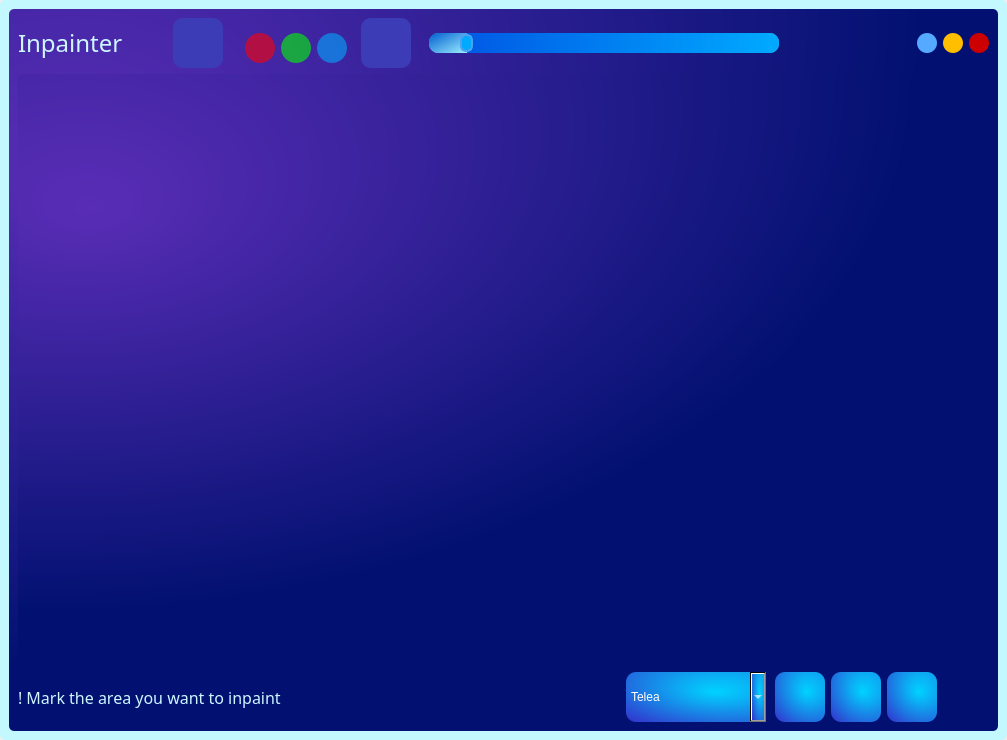
<?xml version="1.0" encoding="UTF-8"?>
<ui version="4.0">
 <class>MainWindow</class>
 <widget class="QMainWindow" name="MainWindow">
  <property name="enabled">
   <bool>true</bool>
  </property>
  <property name="geometry">
   <rect>
    <x>0</x>
    <y>0</y>
    <width>1007</width>
    <height>740</height>
   </rect>
  </property>
  <property name="sizePolicy">
   <sizepolicy hsizetype="Expanding" vsizetype="Expanding">
    <horstretch>0</horstretch>
    <verstretch>0</verstretch>
   </sizepolicy>
  </property>
  <property name="minimumSize">
   <size>
    <width>1007</width>
    <height>740</height>
   </size>
  </property>
  <property name="maximumSize">
   <size>
    <width>1920</width>
    <height>1080</height>
   </size>
  </property>
  <property name="mouseTracking">
   <bool>false</bool>
  </property>
  <property name="focusPolicy">
   <enum>Qt::ClickFocus</enum>
  </property>
  <property name="windowTitle">
   <string>Inpainter</string>
  </property>
  <property name="windowIcon">
   <iconset resource="resources/inpainter_resources.qrc">
    <normaloff>:/icons/brush_icon.png</normaloff>:/icons/brush_icon.png</iconset>
  </property>
  <property name="styleSheet">
   <string notr="true"/>
  </property>
  <widget class="QWidget" name="main_widget">
   <property name="sizePolicy">
    <sizepolicy hsizetype="Fixed" vsizetype="Fixed">
     <horstretch>0</horstretch>
     <verstretch>0</verstretch>
    </sizepolicy>
   </property>
   <property name="styleSheet">
    <string notr="true">background-color: rgb(196, 248, 255);
border-radius: 5px;</string>
   </property>
   <layout class="QGridLayout" name="gridLayout">
    <item row="1" column="0">
     <widget class="QFrame" name="main_frame">
      <property name="sizePolicy">
       <sizepolicy hsizetype="Expanding" vsizetype="Expanding">
        <horstretch>0</horstretch>
        <verstretch>0</verstretch>
       </sizepolicy>
      </property>
      <property name="minimumSize">
       <size>
        <width>987</width>
        <height>720</height>
       </size>
      </property>
      <property name="acceptDrops">
       <bool>false</bool>
      </property>
      <property name="styleSheet">
       <string notr="true">QFrame{
background-color: qradialgradient(spread:pad, cx:0.016, cy:0, radius:0.907, fx:0.075, fy:0.227273, stop:0 rgba(89, 45, 182, 255), stop:1 rgba(2, 17, 113, 255));
}
QLabel{
font-family : &quot;Source Serif Pro SemiBold&quot;;
}
</string>
      </property>
      <property name="frameShape">
       <enum>QFrame::NoFrame</enum>
      </property>
      <property name="frameShadow">
       <enum>QFrame::Raised</enum>
      </property>
      <layout class="QGridLayout" name="gridLayout_2">
       <item row="0" column="35">
        <widget class="QPushButton" name="max_button">
         <property name="sizePolicy">
          <sizepolicy hsizetype="Preferred" vsizetype="Preferred">
           <horstretch>0</horstretch>
           <verstretch>0</verstretch>
          </sizepolicy>
         </property>
         <property name="minimumSize">
          <size>
           <width>20</width>
           <height>20</height>
          </size>
         </property>
         <property name="maximumSize">
          <size>
           <width>20</width>
           <height>20</height>
          </size>
         </property>
         <property name="font">
          <font>
           <family>Source Serif Pro SemiBold</family>
           <pointsize>14</pointsize>
           <weight>75</weight>
           <bold>true</bold>
          </font>
         </property>
         <property name="layoutDirection">
          <enum>Qt::RightToLeft</enum>
         </property>
         <property name="styleSheet">
          <string notr="true">QPushButton{
border-radius: 10px;
color: rgb(255, 191, 0);
background-color: rgb(255, 191, 0);
}
QPushButton:hover{
color:rgb(255, 191, 0);
background-color:rgba(255, 191, 0, 150)
}
QPushButton:pressed{
color:rgba(255, 191, 0, 55);
background-color:rgba(255, 191, 0, 55);
}
</string>
         </property>
         <property name="text">
          <string>¤</string>
         </property>
        </widget>
       </item>
       <item row="1" column="0" colspan="37">
        <widget class="QFrame" name="view_frame">
         <property name="sizePolicy">
          <sizepolicy hsizetype="Expanding" vsizetype="Expanding">
           <horstretch>0</horstretch>
           <verstretch>0</verstretch>
          </sizepolicy>
         </property>
         <property name="minimumSize">
          <size>
           <width>969</width>
           <height>573</height>
          </size>
         </property>
         <property name="mouseTracking">
          <bool>true</bool>
         </property>
         <property name="styleSheet">
          <string notr="true">QScrollBar{
background: rgb(0, 170, 255);
}
</string>
         </property>
         <property name="frameShape">
          <enum>QFrame::NoFrame</enum>
         </property>
         <property name="frameShadow">
          <enum>QFrame::Plain</enum>
         </property>
        </widget>
       </item>
       <item row="0" column="0">
        <widget class="QLabel" name="title_label">
         <property name="sizePolicy">
          <sizepolicy hsizetype="Preferred" vsizetype="Preferred">
           <horstretch>0</horstretch>
           <verstretch>0</verstretch>
          </sizepolicy>
         </property>
         <property name="minimumSize">
          <size>
           <width>150</width>
           <height>21</height>
          </size>
         </property>
         <property name="maximumSize">
          <size>
           <width>197</width>
           <height>56</height>
          </size>
         </property>
         <property name="font">
          <font>
           <family>Fira Code SemiBold</family>
           <pointsize>18</pointsize>
           <weight>7</weight>
           <italic>false</italic>
           <bold>false</bold>
          </font>
         </property>
         <property name="styleSheet">
          <string notr="true">background-color: none;
color: rgb(205, 246, 255);
font: 63 18pt &quot;Fira Code SemiBold&quot;;</string>
         </property>
         <property name="text">
          <string>Inpainter</string>
         </property>
        </widget>
       </item>
       <item row="2" column="0" colspan="21">
        <widget class="QLabel" name="info_label">
         <property name="sizePolicy">
          <sizepolicy hsizetype="Minimum" vsizetype="Minimum">
           <horstretch>0</horstretch>
           <verstretch>0</verstretch>
          </sizepolicy>
         </property>
         <property name="minimumSize">
          <size>
           <width>400</width>
           <height>21</height>
          </size>
         </property>
         <property name="maximumSize">
          <size>
           <width>801</width>
           <height>56</height>
          </size>
         </property>
         <property name="font">
          <font>
           <family>Fira Code SemiBold</family>
           <pointsize>12</pointsize>
           <weight>7</weight>
           <italic>false</italic>
           <bold>false</bold>
          </font>
         </property>
         <property name="styleSheet">
          <string notr="true">background-color: none;
color: rgb(205, 246, 255);
font: 63 12pt &quot;Fira Code SemiBold&quot;;</string>
         </property>
         <property name="text">
          <string>! Mark the area you want to inpaint</string>
         </property>
        </widget>
       </item>
       <item row="0" column="36">
        <widget class="QPushButton" name="back_button">
         <property name="sizePolicy">
          <sizepolicy hsizetype="Preferred" vsizetype="Preferred">
           <horstretch>0</horstretch>
           <verstretch>0</verstretch>
          </sizepolicy>
         </property>
         <property name="minimumSize">
          <size>
           <width>20</width>
           <height>20</height>
          </size>
         </property>
         <property name="maximumSize">
          <size>
           <width>20</width>
           <height>20</height>
          </size>
         </property>
         <property name="font">
          <font>
           <family>Droid Sans Fallback</family>
           <pointsize>10</pointsize>
           <weight>75</weight>
           <bold>true</bold>
          </font>
         </property>
         <property name="layoutDirection">
          <enum>Qt::RightToLeft</enum>
         </property>
         <property name="styleSheet">
          <string notr="true">QPushButton{
border-radius: 10px;
color: rgb(204,0,0);
background-color: rgb(204, 0, 0);
}
QPushButton:hover{
color:rgb(204, 0, 0);
background-color:rgba(204, 0, 0, 150)
}
QPushButton:pressed{
color: rgba(204, 0, 0, 55);
background-color:rgba(204, 0, 0, 55)
}
</string>
         </property>
         <property name="text">
          <string>X</string>
         </property>
        </widget>
       </item>
       <item row="2" column="33">
        <widget class="QPushButton" name="save_button">
         <property name="sizePolicy">
          <sizepolicy hsizetype="Fixed" vsizetype="Fixed">
           <horstretch>0</horstretch>
           <verstretch>0</verstretch>
          </sizepolicy>
         </property>
         <property name="minimumSize">
          <size>
           <width>50</width>
           <height>50</height>
          </size>
         </property>
         <property name="maximumSize">
          <size>
           <width>50</width>
           <height>50</height>
          </size>
         </property>
         <property name="toolTip">
          <string>save image</string>
         </property>
         <property name="styleSheet">
          <string notr="true">QPushButton{
border-image: url(:/icons/save_icon.png) 1 1 1 1;
border-radius: 10px;
background-color:qradialgradient(spread:repeat, cx:1, cy:0, radius:1.799, fx:0.624, fy:0.403, stop:0 rgba(0, 210, 255, 255), stop:0.642045 rgba(48, 59, 207, 255));
}
QPushButton:hover{
background-color:qlineargradient(spread:repeat, x1:0, y1:0, x2:1, y2:1, stop:0 rgba(0, 2, 102, 255), stop:1 rgba(0, 170, 255, 255));
}
QPushButton:pressed{
background-color:qlineargradient(spread:repeat, x1:0, y1:0, x2:1, y2:1, stop:0 rgba(0, 29, 90, 255), stop:1 rgba(0, 105, 158, 255));
}</string>
         </property>
         <property name="text">
          <string/>
         </property>
        </widget>
       </item>
       <item row="0" column="34">
        <widget class="QPushButton" name="min_button">
         <property name="sizePolicy">
          <sizepolicy hsizetype="Preferred" vsizetype="Preferred">
           <horstretch>0</horstretch>
           <verstretch>0</verstretch>
          </sizepolicy>
         </property>
         <property name="minimumSize">
          <size>
           <width>20</width>
           <height>20</height>
          </size>
         </property>
         <property name="maximumSize">
          <size>
           <width>20</width>
           <height>20</height>
          </size>
         </property>
         <property name="font">
          <font>
           <family>Source Serif Pro SemiBold</family>
           <pointsize>18</pointsize>
           <weight>75</weight>
           <bold>true</bold>
          </font>
         </property>
         <property name="layoutDirection">
          <enum>Qt::RightToLeft</enum>
         </property>
         <property name="styleSheet">
          <string notr="true">QPushButton{
border-radius: 10px;
color: rgb(85, 170, 255);
background-color: rgb(85, 170, 255)
}
QPushButton:hover{
color:rgb(85, 170, 255);
background-color:rgba(85, 170, 255, 150)
}
QPushButton:pressed{
color:rgba(85, 170, 255, 55);
background-color:rgba(85, 170, 255, 55)
}
</string>
         </property>
         <property name="text">
          <string>-</string>
         </property>
        </widget>
       </item>
       <item row="2" column="34">
        <widget class="QPushButton" name="inpaint_button">
         <property name="sizePolicy">
          <sizepolicy hsizetype="Fixed" vsizetype="Fixed">
           <horstretch>0</horstretch>
           <verstretch>0</verstretch>
          </sizepolicy>
         </property>
         <property name="minimumSize">
          <size>
           <width>50</width>
           <height>50</height>
          </size>
         </property>
         <property name="maximumSize">
          <size>
           <width>50</width>
           <height>50</height>
          </size>
         </property>
         <property name="toolTip">
          <string>press here to inpaint the marked area</string>
         </property>
         <property name="styleSheet">
          <string notr="true">QPushButton{
border-image: url(:/icons/done_icon.png) 1 1 1 1;
border-radius: 10px;
background-color:qradialgradient(spread:repeat, cx:1, cy:0, radius:1.799, fx:0.624, fy:0.403, stop:0 rgba(0, 210, 255, 255), stop:0.642045 rgba(48, 59, 207, 255));
}
QPushButton:hover{
background-color:qlineargradient(spread:repeat, x1:0, y1:0, x2:1, y2:1, stop:0 rgba(0, 2, 102, 255), stop:1 rgba(0, 170, 255, 255));
}
QPushButton:pressed{
background-color:qlineargradient(spread:repeat, x1:0, y1:0, x2:1, y2:1, stop:0 rgba(0, 29, 90, 255), stop:1 rgba(0, 105, 158, 255));
}</string>
         </property>
         <property name="text">
          <string/>
         </property>
        </widget>
       </item>
       <item row="2" column="32">
        <widget class="QPushButton" name="reset_button">
         <property name="sizePolicy">
          <sizepolicy hsizetype="Fixed" vsizetype="Fixed">
           <horstretch>0</horstretch>
           <verstretch>0</verstretch>
          </sizepolicy>
         </property>
         <property name="minimumSize">
          <size>
           <width>50</width>
           <height>50</height>
          </size>
         </property>
         <property name="maximumSize">
          <size>
           <width>50</width>
           <height>50</height>
          </size>
         </property>
         <property name="toolTip">
          <string>undo all operations</string>
         </property>
         <property name="styleSheet">
          <string notr="true">QPushButton{
border-image: url(:/icons/reset_icon.png) 1 1 1 1;
border-radius: 10px;
background-color:qradialgradient(spread:repeat, cx:1, cy:0, radius:1.799, fx:0.624, fy:0.403, stop:0 rgba(0, 210, 255, 255), stop:0.642045 rgba(48, 59, 207, 255));
}
QPushButton:hover{
background-color:qlineargradient(spread:repeat, x1:0, y1:0, x2:1, y2:1, stop:0 rgba(0, 2, 102, 255), stop:1 rgba(0, 170, 255, 255));
}
QPushButton:pressed{
background-color:qlineargradient(spread:repeat, x1:0, y1:0, x2:1, y2:1, stop:0 rgba(0, 29, 90, 255), stop:1 rgba(0, 105, 158, 255));
}</string>
         </property>
         <property name="text">
          <string/>
         </property>
        </widget>
       </item>
       <item row="2" column="28">
        <widget class="QComboBox" name="choose_method">
         <property name="minimumSize">
          <size>
           <width>140</width>
           <height>50</height>
          </size>
         </property>
         <property name="toolTip">
          <string>select algorithm for inpainting</string>
         </property>
         <property name="styleSheet">
          <string notr="true">font: 63 11pt &quot;Fira Code SemiBold&quot;;
color:rgb(255, 255, 255);
border-radius: 10px;
background:qradialgradient(spread:repeat, cx:1, cy:0, radius:1.799, fx:0.624, fy:0.403, stop:0 rgba(0, 210, 255, 255), stop:0.642045 rgba(48, 59, 207, 255))</string>
         </property>
         <property name="duplicatesEnabled">
          <bool>false</bool>
         </property>
         <item>
          <property name="text">
           <string>Telea</string>
          </property>
         </item>
         <item>
          <property name="text">
           <string>mat</string>
          </property>
         </item>
        </widget>
       </item>
       <item row="0" column="8">
        <widget class="QPushButton" name="green_marker">
         <property name="sizePolicy">
          <sizepolicy hsizetype="Preferred" vsizetype="Preferred">
           <horstretch>0</horstretch>
           <verstretch>0</verstretch>
          </sizepolicy>
         </property>
         <property name="minimumSize">
          <size>
           <width>30</width>
           <height>30</height>
          </size>
         </property>
         <property name="maximumSize">
          <size>
           <width>20</width>
           <height>20</height>
          </size>
         </property>
         <property name="font">
          <font>
           <family>Source Serif Pro SemiBold</family>
           <pointsize>18</pointsize>
           <weight>75</weight>
           <bold>true</bold>
          </font>
         </property>
         <property name="toolTip">
          <string>green marker</string>
         </property>
         <property name="layoutDirection">
          <enum>Qt::RightToLeft</enum>
         </property>
         <property name="styleSheet">
          <string notr="true">QPushButton{
border-radius: 15px;
color: rgb(85, 170, 255);
background-color: rgba(0,255, 0,150)
}
QPushButton:hover{
color:rgb(85, 170, 255);
background-color:rgba(0,255, 0,200);
}
QPushButton:pressed{
color:rgba(85, 170, 255, 55);
background-color:rgba(0,255,0,50);
}
QPushButton[selected=true]{
background-color:rgba(0,255,0,200);
border: 2px solid rgb(255, 134, 227);
}
</string>
         </property>
         <property name="text">
          <string/>
         </property>
        </widget>
       </item>
       <item row="0" column="9">
        <widget class="QPushButton" name="blue_marker">
         <property name="sizePolicy">
          <sizepolicy hsizetype="Preferred" vsizetype="Preferred">
           <horstretch>0</horstretch>
           <verstretch>0</verstretch>
          </sizepolicy>
         </property>
         <property name="minimumSize">
          <size>
           <width>30</width>
           <height>30</height>
          </size>
         </property>
         <property name="maximumSize">
          <size>
           <width>20</width>
           <height>20</height>
          </size>
         </property>
         <property name="font">
          <font>
           <family>Source Serif Pro SemiBold</family>
           <pointsize>18</pointsize>
           <weight>75</weight>
           <bold>true</bold>
          </font>
         </property>
         <property name="toolTip">
          <string>blue marker</string>
         </property>
         <property name="layoutDirection">
          <enum>Qt::RightToLeft</enum>
         </property>
         <property name="styleSheet">
          <string notr="true">QPushButton{
border-radius: 15px;
color: rgb(85, 170, 255);
background-color: rgba(0, 170, 255,150);
}
QPushButton:hover{
color:rgb(85, 170, 255);
background-color:rgba(0, 170,255,200);
}
QPushButton:pressed{
color:rgba(85, 170, 255, 55);
background-color:rgba(0,170,200,50);
}
QPushButton[selected=true]{
background-color:rgba(0, 170,200,200);
border: 2px solid rgb(255, 134, 227);
}
</string>
         </property>
         <property name="text">
          <string/>
         </property>
        </widget>
       </item>
       <item row="0" column="16">
        <widget class="QSlider" name="marker_width_slider">
         <property name="sizePolicy">
          <sizepolicy hsizetype="Expanding" vsizetype="Fixed">
           <horstretch>0</horstretch>
           <verstretch>0</verstretch>
          </sizepolicy>
         </property>
         <property name="minimumSize">
          <size>
           <width>350</width>
           <height>40</height>
          </size>
         </property>
         <property name="maximumSize">
          <size>
           <width>600</width>
           <height>40</height>
          </size>
         </property>
         <property name="toolTip">
          <string>width of marker or eraser</string>
         </property>
         <property name="toolTipDuration">
          <number>-1</number>
         </property>
         <property name="styleSheet">
          <string notr="true">QSlider{
background-color: None;
}


QSlider::groove:horizontal {
border: 1px solid #999999;
height: 18px;
border-radius: 9px;
}

QSlider::handle:horizontal {
width: 9px;
height:18px;
background:rgb(0, 170, 255);
border-radius: 6px;
border: 2px solid rgb(80, 160, 240);
}

QSlider::add-page:qlineargradient {
background:qlineargradient(spread:repeat, x1:0, y1:0, x2:1, y2:0, stop:0 rgba(0, 91, 229, 255), stop:1 rgba(0, 170, 255, 255));
border-top-right-radius: 9px;
border-bottom-right-radius: 9px;
border-top-left-radius: 0px;
border-bottom-left-radius: 0px;
}

QSlider::sub-page:qlineargradient {
background:qlineargradient(spread:pad, x1:0, y1:0, x2:1, y2:1, stop:0 rgba(0, 93, 208, 255), stop:1 rgba(156, 239, 255, 255));
border-top-right-radius: 0px;
border-bottom-right-radius: 0px;
border-top-left-radius: 9px;
border-bottom-left-radius: 9px;
}</string>
         </property>
         <property name="minimum">
          <number>1</number>
         </property>
         <property name="maximum">
          <number>100</number>
         </property>
         <property name="sliderPosition">
          <number>10</number>
         </property>
         <property name="orientation">
          <enum>Qt::Horizontal</enum>
         </property>
         <property name="invertedAppearance">
          <bool>false</bool>
         </property>
         <property name="invertedControls">
          <bool>false</bool>
         </property>
         <property name="tickPosition">
          <enum>QSlider::NoTicks</enum>
         </property>
        </widget>
       </item>
       <item row="0" column="5">
        <widget class="QPushButton" name="pen_button">
         <property name="sizePolicy">
          <sizepolicy hsizetype="Fixed" vsizetype="Fixed">
           <horstretch>0</horstretch>
           <verstretch>0</verstretch>
          </sizepolicy>
         </property>
         <property name="minimumSize">
          <size>
           <width>50</width>
           <height>50</height>
          </size>
         </property>
         <property name="maximumSize">
          <size>
           <width>50</width>
           <height>50</height>
          </size>
         </property>
         <property name="toolTip">
          <string>marker</string>
         </property>
         <property name="toolTipDuration">
          <number>-1</number>
         </property>
         <property name="styleSheet">
          <string notr="true">QPushButton{
border-image: url(:/icons/brush_icon.png) 1 1 1 1;
border-radius: 10px;
background-color:rgb(60, 60, 182);
}
QPushButton[selected=true]{
background-color:rgb(85, 85, 255);
}
</string>
         </property>
         <property name="text">
          <string/>
         </property>
        </widget>
       </item>
       <item row="0" column="7">
        <widget class="QPushButton" name="red_marker">
         <property name="sizePolicy">
          <sizepolicy hsizetype="Preferred" vsizetype="Preferred">
           <horstretch>0</horstretch>
           <verstretch>0</verstretch>
          </sizepolicy>
         </property>
         <property name="minimumSize">
          <size>
           <width>30</width>
           <height>30</height>
          </size>
         </property>
         <property name="maximumSize">
          <size>
           <width>20</width>
           <height>20</height>
          </size>
         </property>
         <property name="font">
          <font>
           <family>Source Serif Pro SemiBold</family>
           <pointsize>18</pointsize>
           <weight>75</weight>
           <bold>true</bold>
          </font>
         </property>
         <property name="toolTip">
          <string>red marker</string>
         </property>
         <property name="layoutDirection">
          <enum>Qt::RightToLeft</enum>
         </property>
         <property name="styleSheet">
          <string notr="true">QPushButton{
border-radius: 15px;
color: rgb(85, 170, 255);
background-color: rgba(255, 0, 0,150)
}
QPushButton:hover{
color:rgb(85, 170, 255);
background-color:rgba(255, 0, 0,200);
}
QPushButton:pressed{
color:rgba(85, 170, 255, 55);
background-color:rgba(255, 0, 0,50);
}
QPushButton[selected=true]{
background-color:rgba(255, 0, 0,200);
border: 2px solid rgb(255, 134, 227);
}
</string>
         </property>
         <property name="text">
          <string/>
         </property>
        </widget>
       </item>
       <item row="0" column="13">
        <widget class="QPushButton" name="eraser_button">
         <property name="sizePolicy">
          <sizepolicy hsizetype="Fixed" vsizetype="Fixed">
           <horstretch>0</horstretch>
           <verstretch>0</verstretch>
          </sizepolicy>
         </property>
         <property name="minimumSize">
          <size>
           <width>50</width>
           <height>50</height>
          </size>
         </property>
         <property name="maximumSize">
          <size>
           <width>50</width>
           <height>50</height>
          </size>
         </property>
         <property name="toolTip">
          <string>eraser</string>
         </property>
         <property name="toolTipDuration">
          <number>-1</number>
         </property>
         <property name="styleSheet">
          <string notr="true">QPushButton{
border-image: url(:/icons/eraser_icon.png) 1 1 1 1;
border-radius: 10px;
background-color:rgb(60, 60, 182);
}
QPushButton[selected=true]{
background-color:rgb(85, 85, 255);
}

</string>
         </property>
         <property name="text">
          <string/>
         </property>
        </widget>
       </item>
      </layout>
     </widget>
    </item>
   </layout>
  </widget>
 </widget>
 <resources>
  <include location="resources/inpainter_resources.qrc"/>
 </resources>
 <connections/>
</ui>
